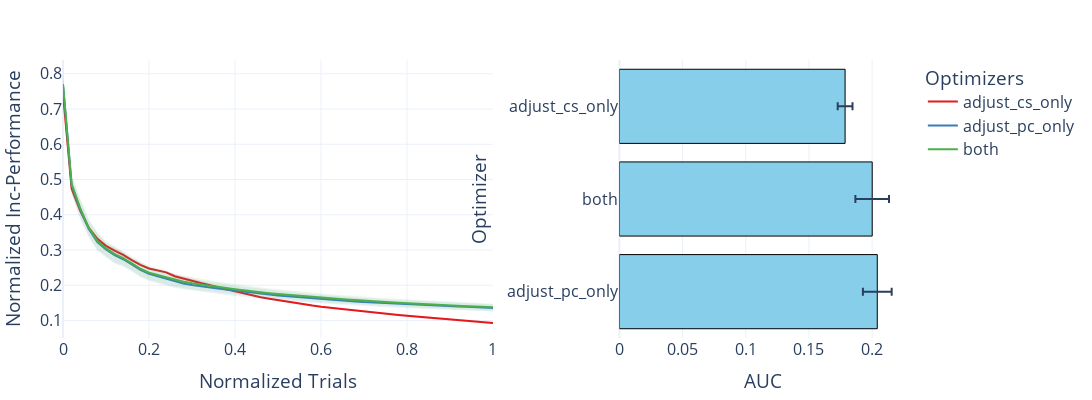

Write notebook code for a chart like this one.
### Code cell
plot_one_thing('adjust_method')
